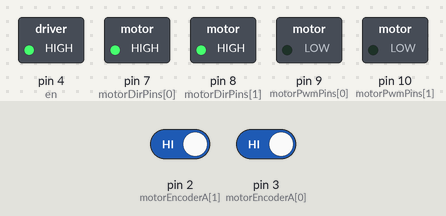
This sketch was run on a simulated Arduino Uno, built with avr-gcc and run on an emulated ATmega328P. Parts: switched loads named in the sketch (green lamp = pin HIGH). Inputs (shaded band) come from the test bench; at power-on: pin 2 (motorEncoderA[1]) HIGH, pin 3 (motorEncoderA[0]) HIGH. What the sketch prints to the serial monitor is not drawn.

Above: at 0.1 s.
At 1.1 s:
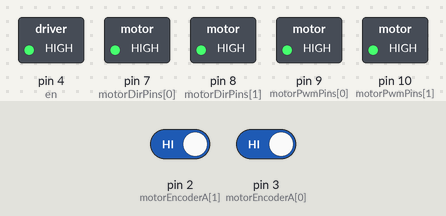
Timing chart, 0 to 4.5 s (numbered marks = the images above):
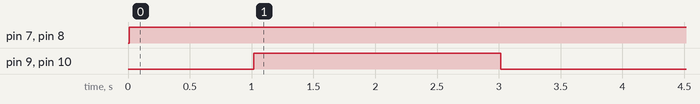

Measured:
- by itself, pin 7 (motorDirPins[0]), pin 8 (motorDirPins[1]): LOW → HIGH at 0.01 s
- by itself, pin 9 (motorPwmPins[0]), pin 10 (motorPwmPins[1]): LOW → HIGH at 1.0 s, → LOW 2.0 s later

The sketch:

SEED_demo_1_voltage_response.ino
```cpp
#include <Wire.h>

#define pi 3.14159265358979323846264338327950288
#define MOTOR_COUNT 2
#define MY_ADDR 8

// RIGHT IS 0
// LEFT IS 1

// Motor pin configuration
const int motorDirPins[MOTOR_COUNT] = {7, 8};
const int motorPwmPins[MOTOR_COUNT] = {9, 10};
const int motorEncoderA[MOTOR_COUNT] = {3, 2};
const int motorEncoderB[MOTOR_COUNT] = {6, 5};
// enables motor driver
int en = 4;

// velocity control variables
float desiredMotorVoltage[MOTOR_COUNT] = {0.0, 0.0};
float motorVoltage[MOTOR_COUNT] = {0.0, 0.0};
unsigned int motorPWM[MOTOR_COUNT] = {0, 0};
volatile float motorRad[MOTOR_COUNT] = {0.0, 0.0};
float motorVelocity[MOTOR_COUNT] = {0.0, 0.0};
float motorPriorPos[MOTOR_COUNT] = {0.0, 0.0};
float batteryVoltage = 7.0;
float totalVelocity = 0.0;
float totalAngle = 0.0;


// Time variables
long lastTimeMs;
long startTimeMs;
long desiredTsMs = 10;
float vDelta = 0;


// Vechile dynamics variables
float sumVoltage = 0;
float difVoltage = 0;


void setup() {
  // Initialize pins and interrupts
  for (int i = 0; i < MOTOR_COUNT; i++) {
    pinMode(motorDirPins[i], OUTPUT);
    pinMode(motorPwmPins[i], OUTPUT);
    pinMode(motorEncoderA[i], INPUT_PULLUP);
    pinMode(motorEncoderB[i], INPUT_PULLUP);
  }

  // enables motor driver
  pinMode(en, OUTPUT);
  digitalWrite(en, HIGH);

  // interupts for encoders
  attachInterrupt(digitalPinToInterrupt(motorEncoderA[0]), []() { readEncoder(0); }, CHANGE);
  attachInterrupt(digitalPinToInterrupt(motorEncoderA[1]), []() { readEncoder(1); }, CHANGE);

  // initalizes serial and time
  Serial.begin(115200);
  startTimeMs = millis();
  lastTimeMs = startTimeMs;
  Serial.println("Ready!");


  // for taking data from pi
}

void loop() {


  if (millis() >= startTimeMs + 1000) {
    for (int i = 0; i < MOTOR_COUNT; i++) {
      desiredMotorVoltage[i] = 3;
    }
  }
  if (millis() >= startTimeMs + 3000) {
    for (int i = 0; i < MOTOR_COUNT; i++) {
      desiredMotorVoltage[i] = 0;
      Serial.println("Finished");
    }
  }


  // decides time between loops
  while (millis() < lastTimeMs + desiredTsMs) {
    // Wait until the desired time passes
  }
  lastTimeMs = millis();


  // output data to serial for debugging
  printData();

  velocityControl();
  calcVelocityAndVolt();
}


void printData() {
  Serial.print(float(millis()) / 1000.0);  // Print current time in seconds
  Serial.print("\t");
  Serial.print(sumVoltage);  // sum of voltage
  Serial.print("\t");
  Serial.print(totalVelocity);  // total velocity change to totalAngle to see angular response
  Serial.println();
}


// calculates velocity errors and uses them to set the motor pwm
// calls setMotor to set the actual pwm of the motor
void velocityControl() {
  for (int i = 0; i < MOTOR_COUNT; i++) {
    motorVoltage[i] = desiredMotorVoltage[i];
    motorPWM[i] = 255 * abs(motorVoltage[i]);
  }
  setMotor();
}

// sets the motors accorditing to the desired motorVoltageS_
void setMotor() {
  for (int i = 0; i < MOTOR_COUNT; i++) {
    digitalWrite(motorDirPins[i], motorVoltage[i] < 0 ? LOW : HIGH);
    analogWrite(motorPwmPins[i], min(motorPWM[i], 255));
  }
}

void calcVelocityAndVolt() {
  // Calculate motor velocities
  for (int i = 0; i < MOTOR_COUNT; i++) {
    motorVelocity[i] = (motorRad[i] - motorPriorPos[i]) / ((millis() - vDelta) / 1000.0);
    motorPriorPos[i] = motorRad[i];
  }
  vDelta = millis();
  totalVelocity = (.075 / 2) * (motorVelocity[1] + motorVelocity[0]);
  totalAngle = (.075/.362) * (motorRad[0] - motorRad[1]);

  // calculate voltage dif and sum
  sumVoltage = motorVoltage[0] + motorVoltage[1];
  difVoltage = motorVoltage[0] - motorVoltage[1];

}

void readEncoder(int motorIndex) {
  // Read current encoder states
  int thisA = digitalRead(motorEncoderA[motorIndex]);
  int thisB = digitalRead(motorEncoderB[motorIndex]);

  // Ensure this and last states are tracked per motor
  static int lastA[MOTOR_COUNT] = {0};
  static int lastB[MOTOR_COUNT] = {0};
  static int count[MOTOR_COUNT] = {0};


  // Check for any change in encoder state
  if (thisA != lastA[motorIndex] || thisB != lastB[motorIndex]) {
    int lastState = (lastA[motorIndex] << 1) | lastB[motorIndex];
    int currentState = (thisA << 1) | thisB;

    // Positive transitions (clockwise direction)
    if ((lastState == 0 && currentState == 1) || (lastState == 1 && currentState == 3) ||
        (lastState == 2 && currentState == 0) || (lastState == 3 && currentState == 2)) {
      count[motorIndex]++;
    }
    // Double positive steps (if there's noise or fast transitions)
    else if ((lastState == 0 && currentState == 3) || (lastState == 3 && currentState == 0)) {
      count[motorIndex] += 2;
    }
    else if ((lastState == 2 && currentState == 1) || (lastState == 1 && currentState == 2)) {
      count[motorIndex] -= 2;
    }
    // Negative transitions (counterclockwise direction)
    else {
      count[motorIndex]--;
    }

    // Save current states for the next comparison
    lastA[motorIndex] = thisA;
    lastB[motorIndex] = thisB;

    // Update the motor's angular position in radians
    motorRad[motorIndex] = 2 * pi * (float)count[motorIndex] / 3200;
  }
}
```
